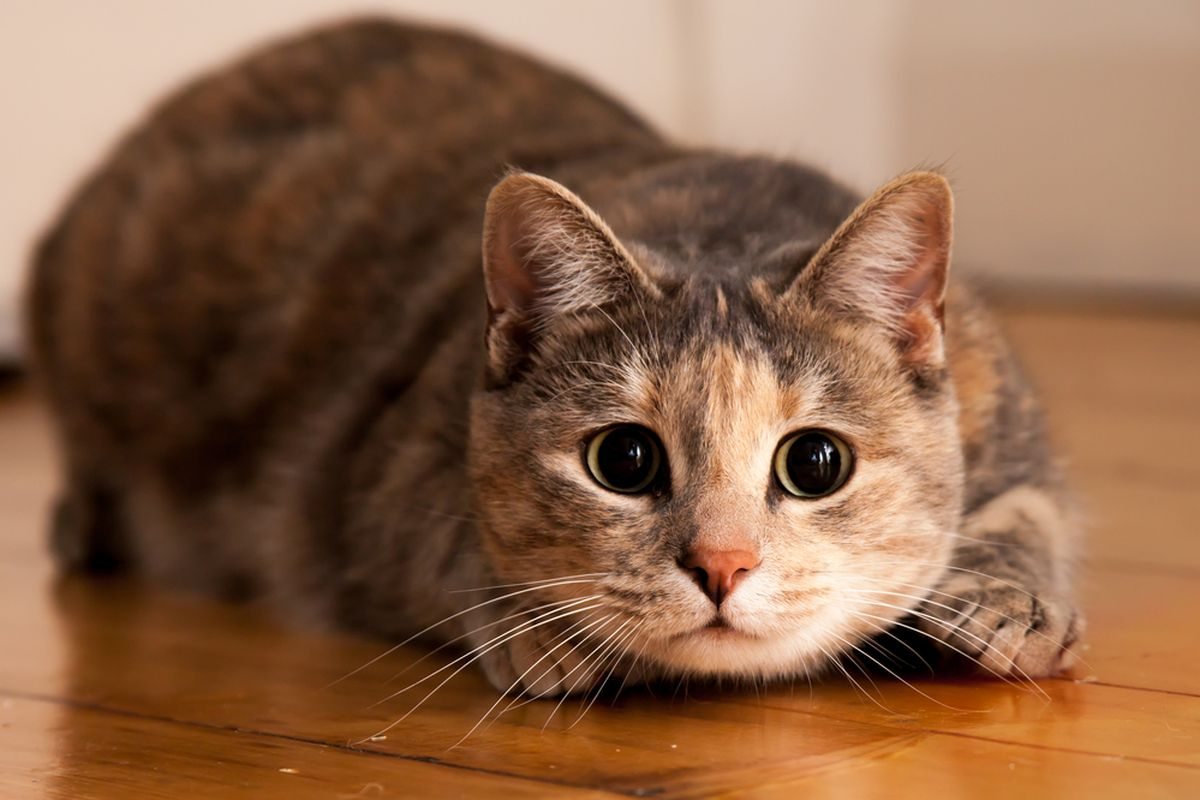
#> input picture objekKucing.jpg, 1200 x 800 px
$ python cannyEdgeDetection.py
#> lines starting #> are read from the running program, lines starting #| are printed output that depends on the picture; after the words box and inside, x2 and y2 are one past the last pixel; in counts of white or black regions, pixels touching at a corner belong together
import numpy as np
import cv2 as cv
from matplotlib import pyplot as plt
img=cv.imread('objekKucing.jpg',0)
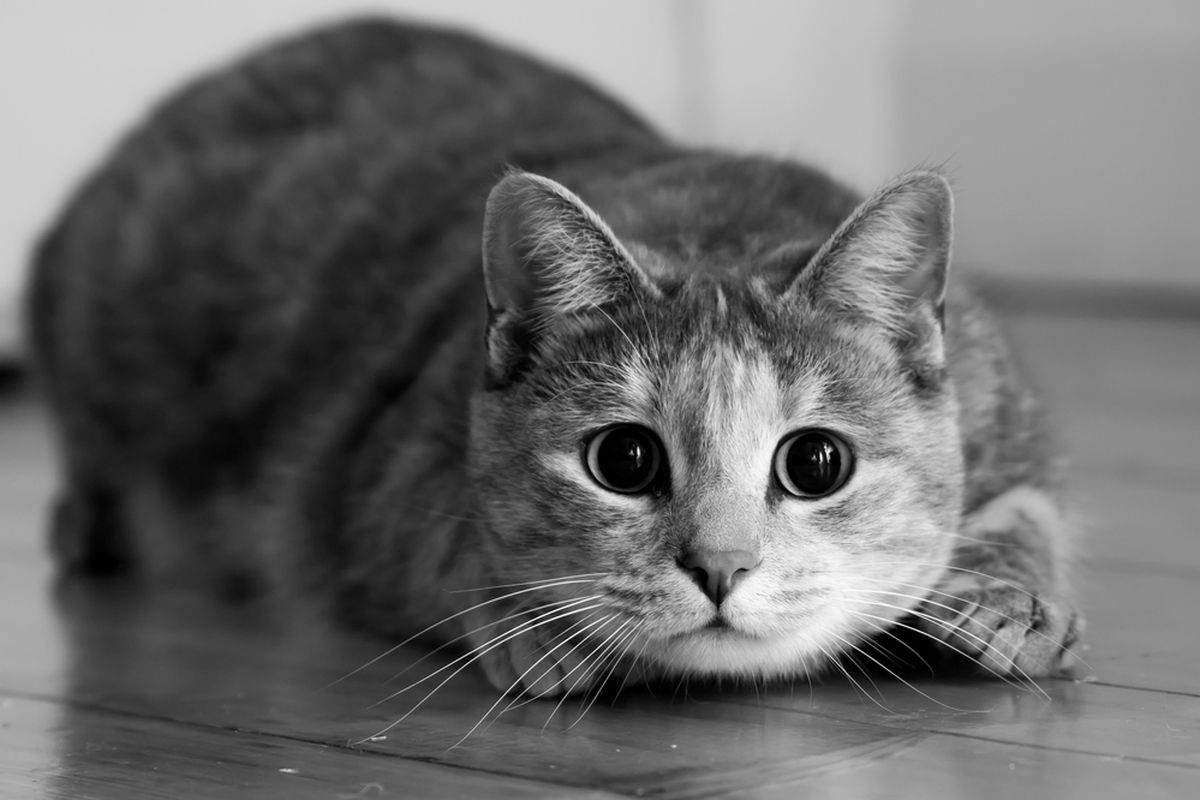
#> img: shape (800, 1200); min 0, max 255, mean 107.5
edges=cv.Canny(img,100,200)
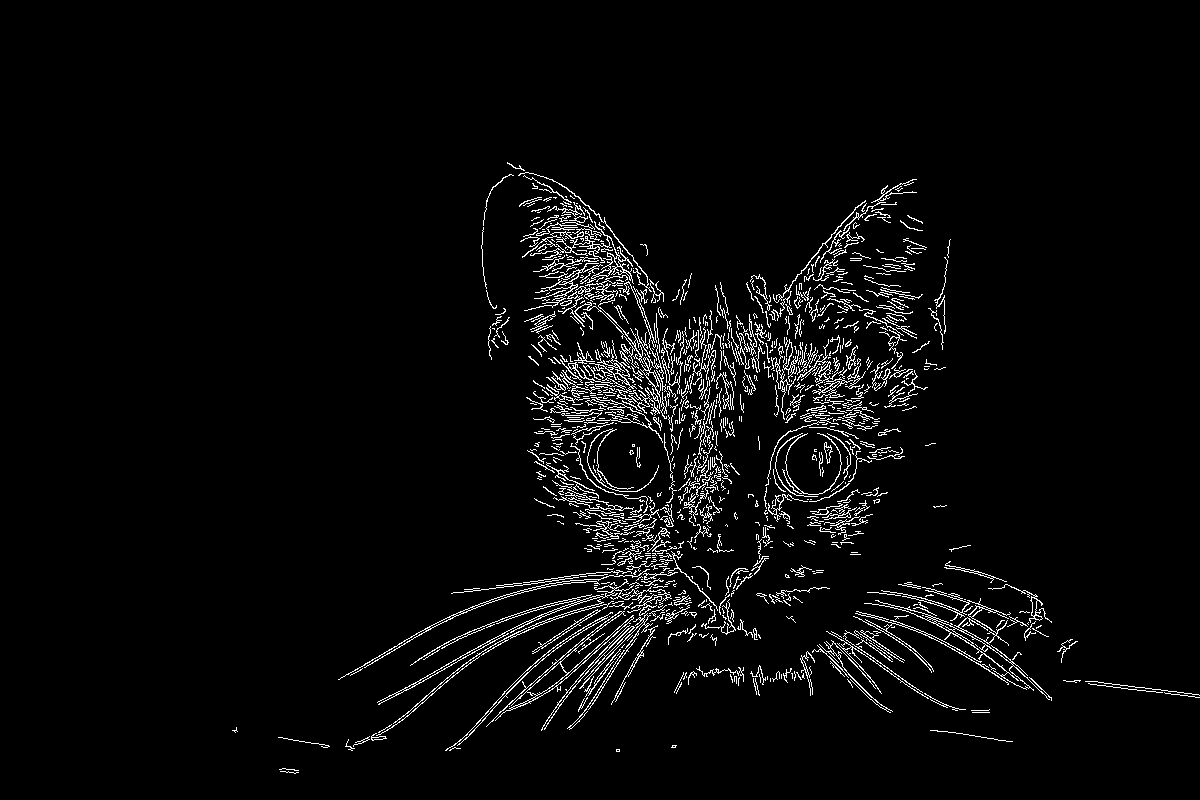
#> edges: shape (800, 1200); 3.7% white in thin lines or dots, all inside (x1, y1, x2, y2) = (232, 162, 1200, 774)

plt.subplot(121)
plt.imshow(img,cmap='gray')
plt.title('original image')
plt.xticks([]),plt.yticks([])

plt.subplot(122)
plt.imshow(edges,cmap='gray')
plt.title('edge image')
plt.xticks([]),plt.yticks([])
plt.show
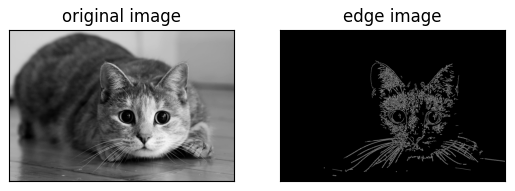
#> figure drawn by matplotlib, 2 panels

$ run again, with emosi2.jpg copied over objekKucing.jpg
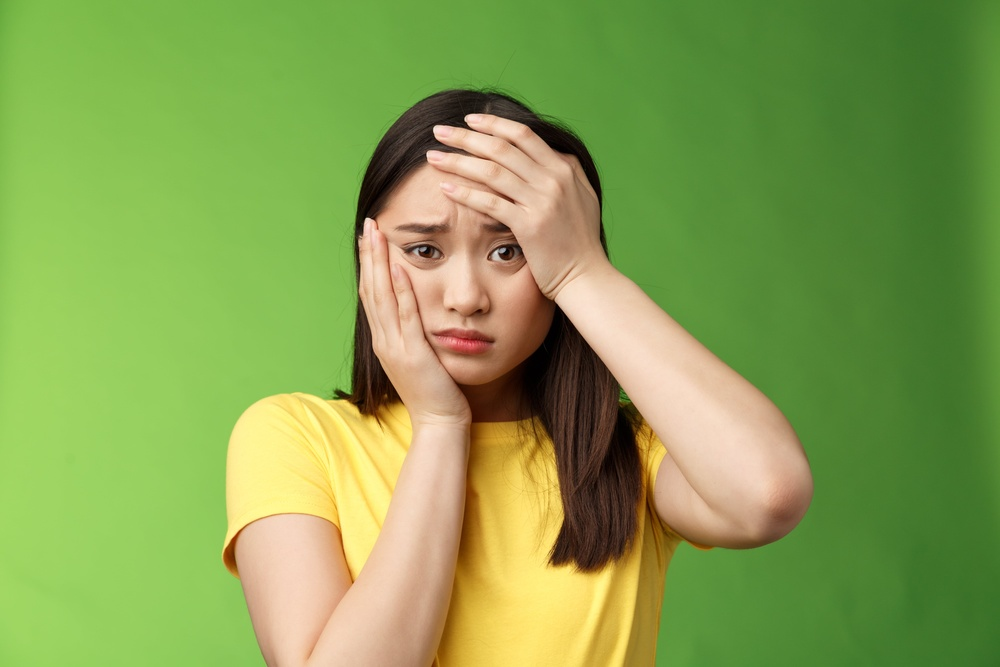
#> input picture emosi2.jpg, 1000 x 667 px, shrunk from 6000 x 4000 before the run
#> `edges=cv.Canny(img,100,200)`:
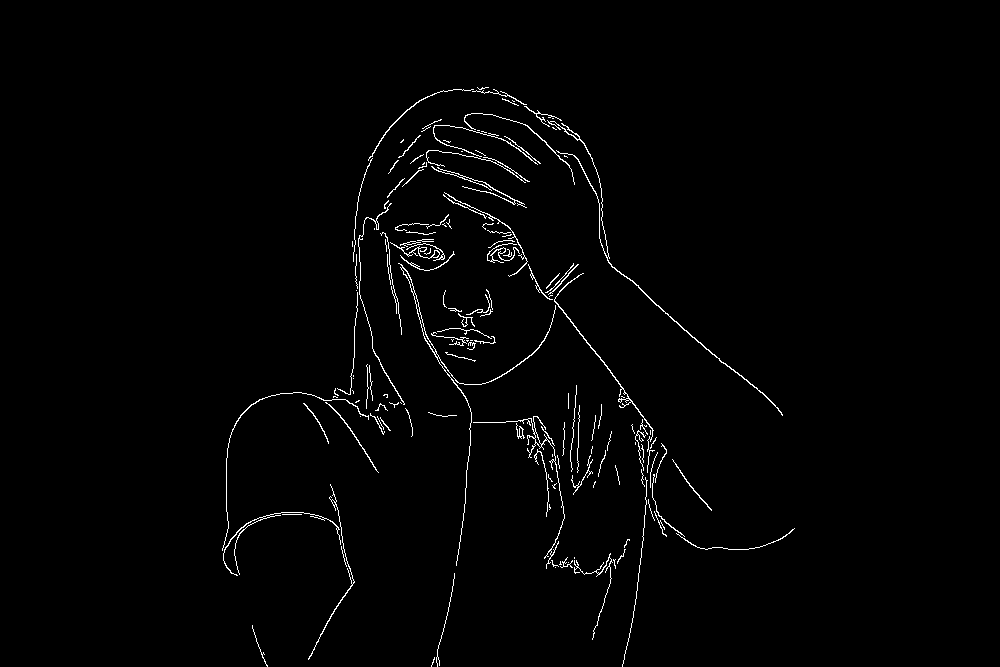
#> edges: shape (667, 1000); 1.4% white in thin lines or dots, all inside (x1, y1, x2, y2) = (222, 87, 795, 667)
#> `plt.show`:
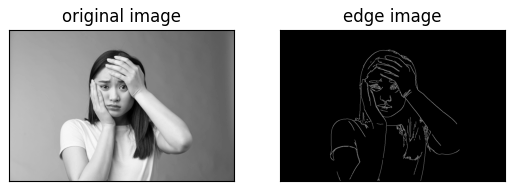
#> figure drawn by matplotlib, 2 panels
